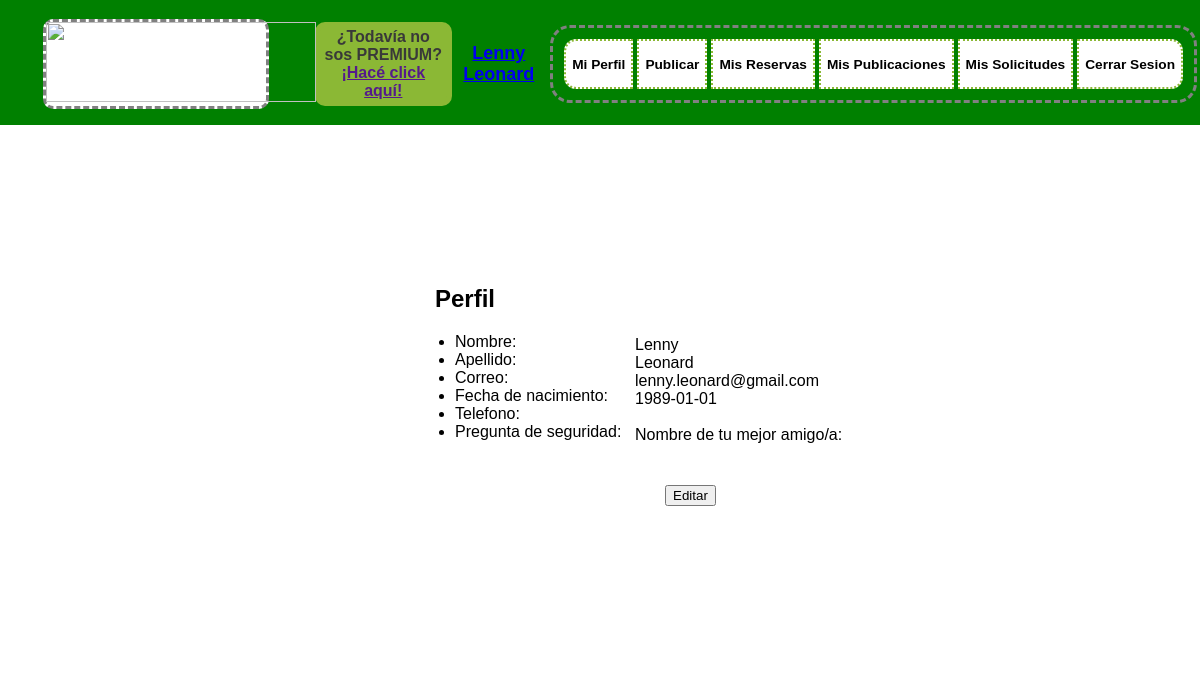
Before: /Perfil.php (signed in) with the older database file.
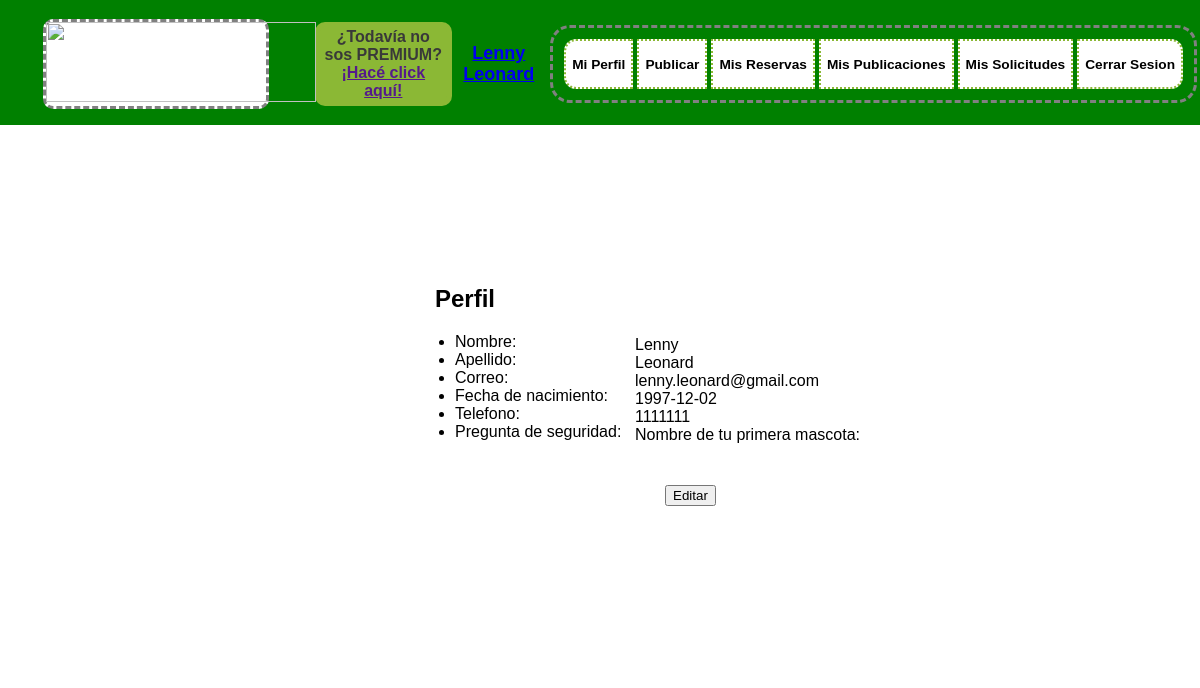
After: the same page with the newer database file.
### tables this page shows
CREATE TABLE `usuarios` (
  `idUSUARIOS` int(11) NOT NULL,
  `NOMBRE` varchar(15) NOT NULL,
  `APELLIDO` varchar(20) NOT NULL,
  `FECHANAC` date NOT NULL,
  `EMAIL` varchar(35) NOT NULL,
  `TELEFONO` varchar(15) DEFAULT NULL,
  `CONTRASENA` varchar(20) NOT NULL,
  `RESPUESTASEG` varchar(20) NOT NULL,
  `FECHADEALTA` timestamp NOT NULL DEFAULT CURRENT_TIMESTAMP,
  `idPREGUNTASDESEGURIDAD` int(11) NOT NULL
);

CREATE TABLE `preguntasdeseguridad` (
  `idPREGUNTASDESEGURIDAD` int(11) NOT NULL,
  `TEXTO` varchar(60) DEFAULT NULL
);

### Perfil.php (the view, shortened to what this page needs)
<?php
  require("cabecera_estandar_sesion_iniciada.php");
 ?>
<!DOCTYPE html>
<html>
  <head>
    <link rel="stylesheet" href="PerfilEstilo.css">
  </head>
  <body>
    <section class="wrapper">
      <section class="main">
        <article>
          <h2>Perfil</h2>
            <ul>
              <li><label for="nombre">Nombre:</label></li>
              <li><label for="apellido">Apellido:</label></li>
              <li><label for="mail">Correo:</label></li>
              <li><label for="fecNac">Fecha de nacimiento:</label></li>
              <li><label for="telefono">Telefono:</label></li>
              <li><label for="preg">Pregunta de seguridad:</label></li>
            </ul>
            <ul class="datos">
              <?php
                $conexion=mysqli_connect('localhost','root') or die ('No se pudo conectar'.mysql_error());
                mysqli_select_db($conexion,'couchinn') or die('No se pudo selecionar la base de datos'.mysql_error());
                $email=$_SESSION['usuario'];
                $consulta="SELECT * FROM usuarios WHERE EMAIL='$email'";
                $DATOS=mysqli_query($conexion,$consulta);
                $fila=mysqli_fetch_row($DATOS);
                echo ($fila['1']),"<br>";
                echo ($fila['2']),"<br>";
                echo ($fila['4']),"<br>";
                echo ($fila['3']),"<br>";
                echo ($fila['5']),"<br>";
                $equis=$fila['9'];
                $consulta="SELECT TEXTO FROM preguntasdeseguridad WHERE idPREGUNTASDESEGURIDAD='$equis'";
                $DATO=mysqli_query($conexion,$consulta);
                $dato2=mysqli_fetch_row($DATO);
                echo ($dato2['0']);
               ?>
            </ul>
            <a href="PerfilEdit.php">
              <input type="button" name="editar" value="Editar" class="editar">
            </a>
        </article>
      </section>
    </section>
  </body>
</html>

### cabecera_estandar_sesion_iniciada.php (shortened to what this page needs)
<!DOCTYPE html>
<html>
  <head>
    <link rel="stylesheet" href="EstilosCabeceraSesionIniciada.css" charset="utf-8">
  </head>
  <header id="encabezadoPrincipal">
    <table>
      <tr>
        <td>
          <figure id=logoCouchInn><a href="couchInnIndexSesionIniciada.php"><img src="CouchInnLogo.png" width="270px" height="80px"/></a></figure>
        </td>
        <td>
          <table id="premium_foto_crearPost">
            <tr>
              <td id="contieneCartel">
                <span id="cartel_premium">¿Todavía no sos PREMIUM?<br><a href="" id="cartel_premium_sub">¡Hacé click aquí!</a></span>
              </td>
              <td>
                <a href="Perfil.html"><span id="nombreApellido"><?php echo $_SESSION['nombre'] . " " . $_SESSION['apellido'];?></span></a>
              </td>
            </tr>
          </table>
        </td>
        <td>
          <table id="tabla_opciones">
            <tr>
              <td>
                <form id="opcion_usuario" action="" method="post">
                  <input class="boton1" type="submit" name="mi_perfil" value="Mi Perfil" id="submit_opcion_usuario">
                </form>
              </td>
              <td>
                <form id="opcion_usuario" action="crear_publicacion.php" method="post" onclick="this.form.submit()">
                  <input type="submit" name="publicar" value="Publicar" id="submit_opcion_usuario">
                </form>
              </td>
              <td>
                <form id="opcion_usuario" action="" method="post">
                  <input type="submit" name="mis_reservas" value="Mis Reservas" id="submit_opcion_usuario">
                </form>
              </td>
              <td>
                <form id="opcion_usuario" action="ver_publicaciones.php" method="post">
                  <input type="submit" name="mis_publicaciones" value="Mis Publicaciones" id="submit_opcion_usuario">
                </form>
              </td>
              <td>
                <form id="opcion_usuario" action="" method="post">
                  <input type="submit" name="mis_solicitudes" value="Mis Solicitudes" id="submit_opcion_usuario">
                </form>
              </td>
              <td>
                <form action="cerrar_sesion.php" id="opcion_usuario" method="post">
                  <input class="boton2" type="submit" name="cerrar_sesion" value="Cerrar Sesion" id="submit_opcion_usuario">
                </form>
              </td>
            </tr>
          </table>
        </td>
      </tr>
    </table>
  </header>
  </body>
</html>

### EstilosCabeceraSesionIniciada.css (style rules this page uses)
header { margin: -8px -8px 15px -8px; text-align: center; }
body { background-image: url(Fondo_Main_3.jpg); font-family: Arial; }
#encabezadoPrincipal { background-color: green; height: 125px; }
#logoCouchInn { border-style: dashed; border-color: grey; border-width: 3px; border-radius: 10px; background-color: white; width: 220px; }
#nombreApellido { font-size: 18px; font-weight: bold; }
#contieneCartel { background-color: #8bb835; border-style: solid; border-color: #8bb835; border-width: 5px; border-radius: 10px; text-align: center; font-weight: bold; color: #393939; }
#tabla_opciones { border-radius: 20px; border-color: grey; border-style: dashed; padding: 8px; }
#submit_opcion_usuario { border-style: dotted; border-color: #8bb835; background-color: white; height: 50px; font-weight: bold; font-size: 13.7px; }
.boton1 { border-top-left-radius: 12px; border-bottom-left-radius: 12px; }
.boton2 { border-top-right-radius: 12px; border-bottom-right-radius: 12px; }

### PerfilEstilo.css (style rules this page uses)
body { background-image: url(Fondo_Main_3.jpg); background-size: cover; }
.main, aside { background-color: rgba(255, 255, 255, 0.75); position: absolute; padding: 5px 5px; margin: 10px; }
.main { display: inline-block; left: 350px; width: 700px; top: 150px; height: 490px; }
.main article { position: relative; top: 100px; left: 50px; }
.main article h2 { position: relative; left: 20px; }
.datos { display: inline-block; position: absolute; left: 180px; top: 35px; list-style: none; }
.editar { display: inline-block; position: absolute; left: 250px; top: 200px; }

### cabecera_estandar_sesion_iniciada.php (style rules this page uses)
.boton1 { border-top-left-radius: 12px; border-bottom-left-radius: 12px; }
.boton2 { border-top-right-radius: 12px; border-bottom-right-radius: 12px; }

Changed rows visible on the page:
no longer on this page (row unchanged): preguntasdeseguridad: TEXTO "Nombre de tu mejor amigo/a:"
changed usuarios "Lenny": FECHANAC "1989-01-01" → "1997-12-02"; TELEFONO (not shown) → "1111111"
now on this page (row unchanged): preguntasdeseguridad: TEXTO "Nombre de tu primera mascota:"
